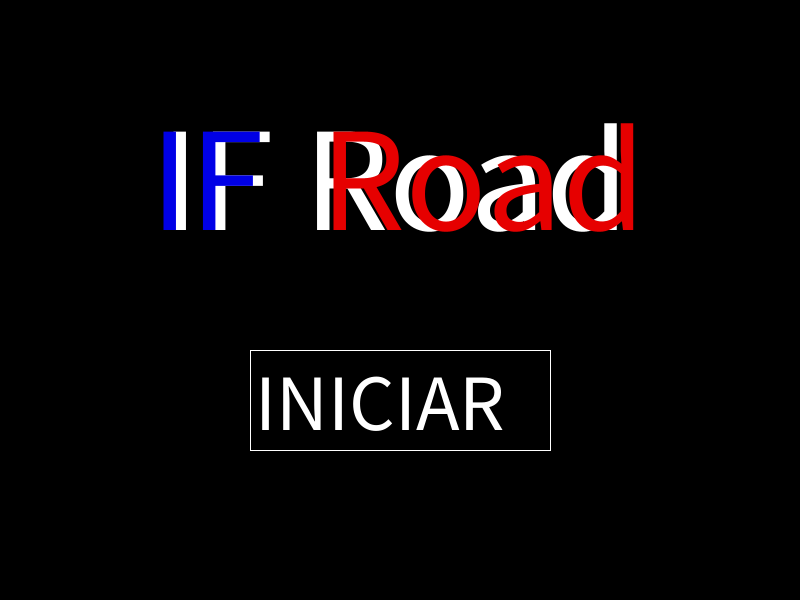
Frame 1 (no input)
Frame 60 (the mouse pressed at the canvas centre just before this capture): identical to frame 1, image omitted
Frame 120 (the mouse held since frame 60 and released just before this capture): identical to frame 1, image omitted

The Processing sketch that drew this single still picture (run headless with seeded random() and noise(); from frame 60 on, the mouse is pressed at the canvas centre):

// Processing sketch: IF_Road
// ── IF_Road.pde
boolean bp;
boolean win;


float x = 400;
float y = 550;
float w = 40;
float h = 40;

float x2 = 0;
float y2 = 460;
float w2 = 120;
float h2 = 30;

float x3 = 800;
float y3 = 410;
float w3 = 120;
float h3 = 30;

float x4 = 300;
float y4 = 205;
float w4 = 120;
float h4 = 30;

float x5 = 700;
float y5 = 170;
float w5 = 120;
float h5 = 30;

String s = "INICIAR";
String v = "PARABÉNS, VOCÊ VENCEU!";
String t = "IF Road";
String i = "IF";
String r = "Road";










boolean upPressed = false;
boolean downPressed = false;
boolean leftPressed = false;
boolean rightPressed = false;




void setup() {
  size(800, 600);

  bp = false;
  win = false;

  background(0);
  rectMode(CENTER);
  fill(255);
  textSize(150);
  text(t,160,230);
  fill(0,0,230);
  text(i,150,230);
  fill(230,0,0);
  text(r,320,230);
  fill(0);
  stroke(255);
  rect(400, 400, 300, 100);
  fill(255);
  textSize(80);
  text(s, 255, 430);
}




void draw() {
  //START
  if (bp) { 
    frameRate(120);

    rectMode(CENTER);


    background(0, 154, 23);



    //estrada
    stroke(220);
    fill(70, 61, 57);
    rect(0, 200, 2000, 100);


    rect(0, 450, 2000, 100);
    stroke(255);
    fill(255);
    rect(0, 200, 100, 20, 20);
    rect(150, 200, 100, 20, 20);
    rect(300, 200, 100, 20, 20);
    rect(450, 200, 100, 20, 20);
    rect(600, 200, 100, 20, 20);
    rect(750, 200, 100, 20, 20);
    rect(0, 450, 100, 20, 20);
    rect(150, 450, 100, 20, 20);
    rect(300, 450, 100, 20, 20);
    rect(450, 450, 100, 20, 20);
    rect(600, 450, 100, 20, 20);
    rect(750, 450, 100, 20, 20);

    //player + movimento
    if (upPressed) {
      y = y - 2;
    }

    if (downPressed) {
      y = y + 2;
    }

    if (leftPressed) {
      x = x - 2;
    }

    if (rightPressed) {
      x = x + 2;
    }

    fill(50, 50, 255);
    stroke(0, 0, 255);
    rectMode(CORNER);
    rect(x, y, h, w);
    if ( x > 800 || x < 0 || y > 600 || y < 0) {
      x = 400;
      y = 550;
    }
    //carros  
    stroke(0);
    fill(220, 0, 0);

    rect(x2, y2, w2, h2);
    x2 = x2 + (int)random(10);

    if ( x2 >= 800) {
      x2 = -400;
    }
    rect(x3, y3, w3, h3);
    x3 = x3 + (int)random(20);
    if ( x3 >= 800) {
      x3 = -400;
    }
    rect(x4, y4, w4, h4);
    x4 = x4 + (int)random(30);
    if ( x4 >= 800) {
      x4 = -400;
    }
    rect(x5, y5, w5, h5);
    x5 = x5 + (int)random(40);
    if ( x5 >= 800) {
      x5 = -400;
    }
    //vitória


    fill (164, 116, 73);
    rect(400, 10, 10, 60, 7);
    fill(255);
    rect(405, 10, 60, 30);


    if ( x >= 370 && x <= 450 && y >= 10 && y<= 120) {
      win = true;
      bp = false;
      if (win) {
        
        background (255);
        
        fill( 255, 204, 0);
        textMode(CENTER);
        
        textSize(30);
        text(v,200,300);
      }
    }

    boolean hit = rectRect(x, y, w, h, x2, y2, w2, h2, x3, y3, w3, h3, x4, y4, w4, h4, x5, y5, w5, h5);
    if (hit) {
      x = 400;
      y = 550;
    }
  }
}

boolean rectRect(float x, float y, float w, float h, float x2, float y2, float w2, float h2, float x3, float y3, float w3, float h3, float x4, float y4, float w4, float h4, float x5, float y5, float w5, float h5) {
  if (x + w >= x2 &&    
    x <= x2 + w2 &&    
    y + h >= y2 &&    
    y <= y2 + h2) {    
    return true;
  }
  if (x + w >= x3 &&    
    x <= x3 + w3 &&   
    y + h >= y3 &&    
    y <= y3 + h3) {   
    return true;
  }
  if (x + w >= x4 &&    
    x <= x4 + w4 &&   
    y + h >= y4 &&    
    y <= y4 + h4) {   
    return true;
  }
  if (x + w >= x5 &&    
    x <= x5 + w5 &&   
    y + h >= y5 &&    
    y <= y5 + h5) {   
    return true;
  }
  return false;
}

//botão
void mousePressed() { 
  if (mouseX >=250 && mouseX <=550  && mouseY >350   && mouseY <=450 && mousePressed && mouseButton == LEFT) {
    bp = true;
  }
}
//lógica movimento FUNÇÃO
void keyPressed() {
  if (keyCode == UP) {
    upPressed = true;
  } else if (keyCode == DOWN) {
    downPressed = true;
  } else if (keyCode == LEFT) {
    leftPressed = true;
  } else if (keyCode == RIGHT) {
    rightPressed = true;
  }
}

void keyReleased() {
  if (keyCode == UP) {
    upPressed = false;
  } else if (keyCode == DOWN) {
    downPressed = false;
  } else if (keyCode == LEFT) {
    leftPressed = false;
  } else if (keyCode == RIGHT) {
    rightPressed = false;
  }
}
